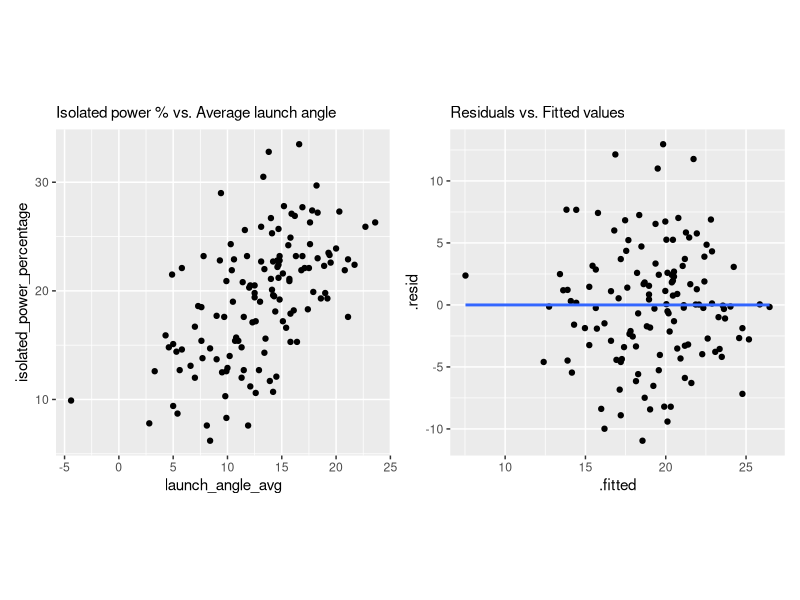
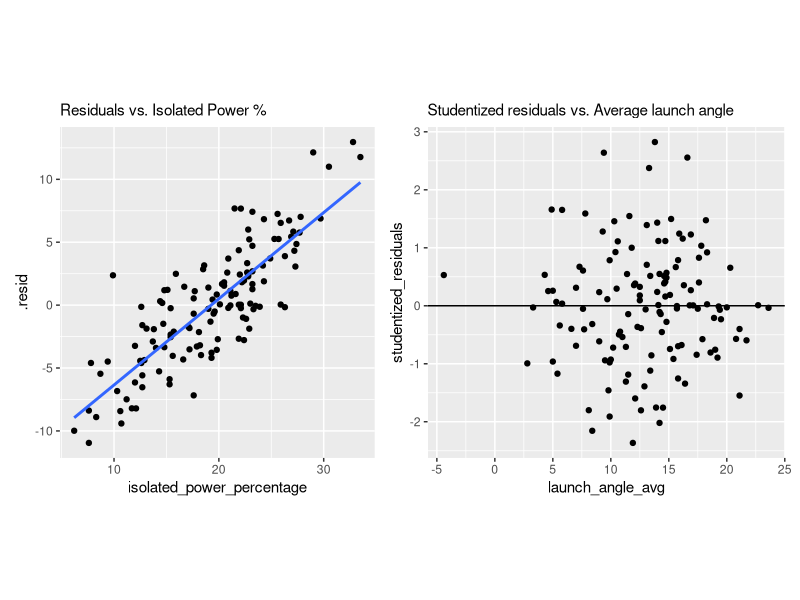
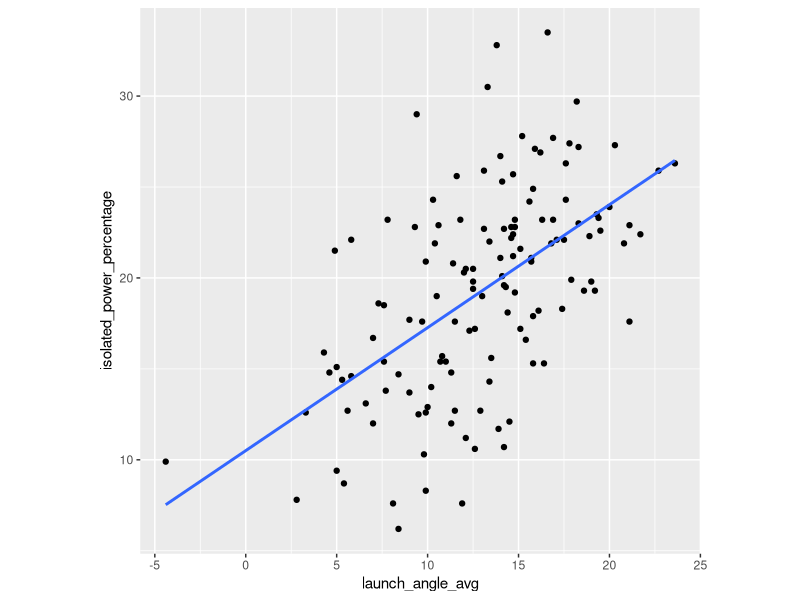

These figures' R source, in order:
## ---- chunk 1
knitr::opts_chunk$set(echo = TRUE)
library(tidyverse)
library(broom)
library(readr)
library(patchwork) #for side by side plots, see bottom of ch6
library(MASS) #for studentized residuals
Batter_Metrics <- read_csv("Batter_Metrics.csv")
## ---- chunk 2
#create inference dataframe with 100*iso
BM_inf <- Batter_Metrics %>%
  mutate(isolated_power_percentage = 100*isolated_power)

#store linear model in object
BM_lm <- lm(isolated_power_percentage ~ launch_angle_avg, data=BM_inf)

p1 <- BM_inf %>% 
  ggplot(aes(x = launch_angle_avg, y = isolated_power_percentage)) +
  coord_fixed(ratio = 1) +
  geom_point()
  geom_smooth(method = "lm", se = FALSE)
  
p2 <- BM_lm %>%
  augment() %>% 
  ggplot(aes(x=.fitted, y=.resid)) +
  geom_point() +
  geom_smooth(formula = y ~ x, method = "lm", se = FALSE)

p1 <- p1 + labs(subtitle = "Isolated power % vs. Average launch angle")
p2 <- p2 + labs(subtitle = "Residuals vs. Fitted values")

p1+p2
## ---- chunk 3
#plot residuals
p3 <- BM_lm %>%
  augment() %>% 
  ggplot(aes(x=isolated_power_percentage, y=.resid)) +
  geom_point() +
  coord_fixed(ratio = 1.2) +
  geom_smooth(formula = y ~ x, method = "lm", se = FALSE)

# find studentized residuals
studentized_residuals <- studres(BM_lm)

p4 <- BM_lm %>%
  ggplot(aes(x=launch_angle_avg, y=studentized_residuals)) +
  geom_point() +
  coord_fixed(ratio = 5) +
  geom_hline(yintercept = 0)

p3 <- p3 + labs(subtitle = "Residuals vs. Isolated Power %")
p4 <- p4 + labs(subtitle = "Studentized residuals vs. Average launch angle")

p3+p4
## ---- chunk 4
BM_lm %>%
  tidy(conf.int = TRUE, conf.level = 0.95)
## ---- chunk 5
BM_inf %>% 
  ggplot(aes(x = launch_angle_avg, y = isolated_power_percentage)) +
  coord_fixed(ratio = 1) +
  geom_point() +
  geom_smooth(formula = y ~ x, method = "lm", se = FALSE)
## ---- chunk 6
# CI for mean response
BM_inf %>% 
       lm(isolated_power_percentage ~ launch_angle_avg, data = .) %>%
       augment(newdata = data.frame(launch_angle_avg = c(12.95)), interval = "confidence", conf.level = 0.95)
## ---- chunk 7
# PI for individual response
BM_inf %>% 
       lm(isolated_power_percentage ~ launch_angle_avg, data = .) %>%
       augment(newdata = data.frame(launch_angle_avg = c(12.95)), interval = "prediction", conf.level = 0.95)
## ---- chunk 8
BM_inf %>% 
  lm(isolated_power_percentage ~ launch_angle_avg, data = .) %>%
  anova() %>%
  tidy()
